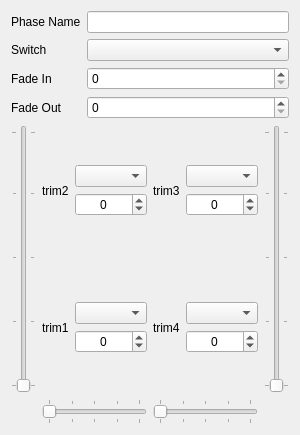
           <widget class="QWidget" name="phase6">
            <attribute name="title">
             <string>FP 6</string>
            </attribute>
            <layout class="QGridLayout" name="gridLayout_13">
             <item row="0" column="0">
              <layout class="QGridLayout" name="gridLayout_11e_4">
               <item row="0" column="2">
                <widget class="QLineEdit" name="phase6Name">
                 <property name="maxLength">
                  <number>6</number>
                 </property>
                </widget>
               </item>
               <item row="0" column="0">
                <widget class="QLabel" name="label_37b_7">
                 <property name="text">
                  <string>Phase Name</string>
                 </property>
                </widget>
               </item>
               <item row="2" column="0">
                <widget class="QLabel" name="label_38b_4">
                 <property name="text">
                  <string>Fade In</string>
                 </property>
                </widget>
               </item>
               <item row="3" column="0">
                <widget class="QLabel" name="label_39b_4">
                 <property name="text">
                  <string>Fade Out</string>
                 </property>
                </widget>
               </item>
               <item row="1" column="0">
                <widget class="QLabel" name="label_37b_8">
                 <property name="text">
                  <string>Switch</string>
                 </property>
                </widget>
               </item>
               <item row="1" column="2">
                <widget class="QComboBox" name="phase6Switch"/>
               </item>
               <item row="2" column="2">
                <widget class="QSpinBox" name="phase6FadeIn">
                 <property name="minimum">
                  <number>0</number>
                 </property>
                 <property name="maximum">
                  <number>15</number>
                 </property>
                </widget>
               </item>
               <item row="3" column="2">
                <widget class="QSpinBox" name="phase6FadeOut">
                 <property name="minimum">
                  <number>0</number>
                 </property>
                 <property name="maximum">
                  <number>15</number>
                 </property>
                </widget>
               </item>
              </layout>
             </item>
             <item row="1" column="0">
              <layout class="QGridLayout" name="gridLayout_12b_4">
               <item row="0" column="0">
                <widget class="QSlider" name="phase6Trim2Slider">
                 <property name="orientation">
                  <enum>Qt::Vertical</enum>
                 </property>
                 <property name="tickPosition">
                  <enum>QSlider::TicksBothSides</enum>
                 </property>
                 <property name="tickInterval">
                  <number>25</number>
                 </property>
                </widget>
               </item>
               <item row="0" column="3">
                <widget class="QSlider" name="phase6Trim3Slider">
                 <property name="orientation">
                  <enum>Qt::Vertical</enum>
                 </property>
                 <property name="invertedAppearance">
                  <bool>false</bool>
                 </property>
                 <property name="invertedControls">
                  <bool>false</bool>
                 </property>
                 <property name="tickPosition">
                  <enum>QSlider::TicksBothSides</enum>
                 </property>
                 <property name="tickInterval">
                  <number>25</number>
                 </property>
                </widget>
               </item>
               <item row="2" column="2">
                <widget class="QSlider" name="phase6Trim4Slider">
                 <property name="orientation">
                  <enum>Qt::Horizontal</enum>
                 </property>
                 <property name="tickPosition">
                  <enum>QSlider::TicksBothSides</enum>
                 </property>
                 <property name="tickInterval">
                  <number>25</number>
                 </property>
                </widget>
               </item>
               <item row="2" column="1">
                <widget class="QSlider" name="phase6Trim1Slider">
                 <property name="orientation">
                  <enum>Qt::Horizontal</enum>
                 </property>
                 <property name="tickPosition">
                  <enum>QSlider::TicksBothSides</enum>
                 </property>
                 <property name="tickInterval">
                  <number>25</number>
                 </property>
                </widget>
               </item>
               <item row="0" column="1">
                <layout class="QGridLayout" name="gridLayout_14b_4" columnstretch="0,1">
                 <item row="1" column="0">
                  <widget class="QLabel" name="phase6Trim1Label">
                   <property name="text">
                    <string>trim1</string>
                   </property>
                  </widget>
                 </item>
                 <item row="0" column="0">
                  <widget class="QLabel" name="phase6Trim2Label">
                   <property name="text">
                    <string>trim2</string>
                   </property>
                  </widget>
                 </item>
                 <item row="0" column="1">
                  <layout class="QVBoxLayout" name="verticalLayout_5a_4">
                   <item>
                    <spacer name="verticalSpacer_3a_4">
                     <property name="orientation">
                      <enum>Qt::Vertical</enum>
                     </property>
                     <property name="sizeHint" stdset="0">
                      <size>
                       <width>20</width>
                       <height>40</height>
                      </size>
                     </property>
                    </spacer>
                   </item>
                   <item>
                    <widget class="QComboBox" name="phase6Trim2Use"/>
                   </item>
                   <item>
                    <widget class="QSpinBox" name="phase6Trim2Value">
                     <property name="alignment">
                      <set>Qt::AlignCenter</set>
                     </property>
                     <property name="accelerated">
                      <bool>true</bool>
                     </property>
                     <property name="minimum">
                      <number>-896</number>
                     </property>
                     <property name="maximum">
                      <number>896</number>
                     </property>
                    </widget>
                   </item>
                   <item>
                    <spacer name="verticalSpacer_4c_4">
                     <property name="orientation">
                      <enum>Qt::Vertical</enum>
                     </property>
                     <property name="sizeHint" stdset="0">
                      <size>
                       <width>20</width>
                       <height>40</height>
                      </size>
                     </property>
                    </spacer>
                   </item>
                  </layout>
                 </item>
                 <item row="1" column="1">
                  <layout class="QVBoxLayout" name="verticalLayout_6d_4">
                   <item>
                    <spacer name="verticalSpacer_5d_4">
                     <property name="orientation">
                      <enum>Qt::Vertical</enum>
                     </property>
                     <property name="sizeHint" stdset="0">
                      <size>
                       <width>20</width>
                       <height>40</height>
                      </size>
                     </property>
                    </spacer>
                   </item>
                   <item>
                    <widget class="QComboBox" name="phase6Trim1Use"/>
                   </item>
                   <item>
                    <widget class="QSpinBox" name="phase6Trim1Value">
                     <property name="alignment">
                      <set>Qt::AlignCenter</set>
                     </property>
                     <property name="accelerated">
                      <bool>true</bool>
                     </property>
                     <property name="minimum">
                      <number>-896</number>
                     </property>
                     <property name="maximum">
                      <number>896</number>
                     </property>
                    </widget>
                   </item>
                   <item>
                    <spacer name="verticalSpacer_6d_4">
                     <property name="orientation">
                      <enum>Qt::Vertical</enum>
                     </property>
                     <property name="sizeHint" stdset="0">
                      <size>
                       <width>20</width>
                       <height>40</height>
                      </size>
                     </property>
                    </spacer>
                   </item>
                  </layout>
                 </item>
                </layout>
               </item>
               <item row="0" column="2">
                <layout class="QGridLayout" name="gridLayout_15b_4" columnstretch="0,1">
                 <item row="1" column="0">
                  <widget class="QLabel" name="phase6Trim4Label">
                   <property name="text">
                    <string>trim4</string>
                   </property>
                  </widget>
                 </item>
                 <item row="0" column="0">
                  <widget class="QLabel" name="phase6Trim3Label">
                   <property name="text">
                    <string>trim3</string>
                   </property>
                  </widget>
                 </item>
                 <item row="0" column="1">
                  <layout class="QVBoxLayout" name="verticalLayout_7d_4">
                   <item>
                    <spacer name="verticalSpacer_7d_4">
                     <property name="orientation">
                      <enum>Qt::Vertical</enum>
                     </property>
                     <property name="sizeHint" stdset="0">
                      <size>
                       <width>20</width>
                       <height>40</height>
                      </size>
                     </property>
                    </spacer>
                   </item>
                   <item>
                    <widget class="QComboBox" name="phase6Trim3Use"/>
                   </item>
                   <item>
                    <widget class="QSpinBox" name="phase6Trim3Value">
                     <property name="alignment">
                      <set>Qt::AlignCenter</set>
                     </property>
                     <property name="accelerated">
                      <bool>true</bool>
                     </property>
                     <property name="minimum">
                      <number>-896</number>
                     </property>
                     <property name="maximum">
                      <number>896</number>
                     </property>
                    </widget>
                   </item>
                   <item>
                    <spacer name="verticalSpacer_8a_4">
                     <property name="orientation">
                      <enum>Qt::Vertical</enum>
                     </property>
                     <property name="sizeHint" stdset="0">
                      <size>
                       <width>20</width>
                       <height>40</height>
                      </size>
                     </property>
                    </spacer>
                   </item>
                  </layout>
                 </item>
                 <item row="1" column="1">
                  <layout class="QVBoxLayout" name="verticalLayout_8b_4">
                   <item>
                    <spacer name="verticalSpacer_9b_4">
                     <property name="orientation">
                      <enum>Qt::Vertical</enum>
                     </property>
                     <property name="sizeHint" stdset="0">
                      <size>
                       <width>20</width>
                       <height>40</height>
                      </size>
                     </property>
                    </spacer>
                   </item>
                   <item>
                    <widget class="QComboBox" name="phase6Trim4Use"/>
                   </item>
                   <item>
                    <widget class="QSpinBox" name="phase6Trim4Value">
                     <property name="alignment">
                      <set>Qt::AlignCenter</set>
                     </property>
                     <property name="accelerated">
                      <bool>true</bool>
                     </property>
                     <property name="minimum">
                      <number>-896</number>
                     </property>
                     <property name="maximum">
                      <number>896</number>
                     </property>
                    </widget>
                   </item>
                   <item>
                    <spacer name="verticalSpacer_10a_4">
                     <property name="orientation">
                      <enum>Qt::Vertical</enum>
                     </property>
                     <property name="sizeHint" stdset="0">
                      <size>
                       <width>20</width>
                       <height>40</height>
                      </size>
                     </property>
                    </spacer>
                   </item>
                  </layout>
                 </item>
                </layout>
               </item>
              </layout>
             </item>
            </layout>
           </widget>
